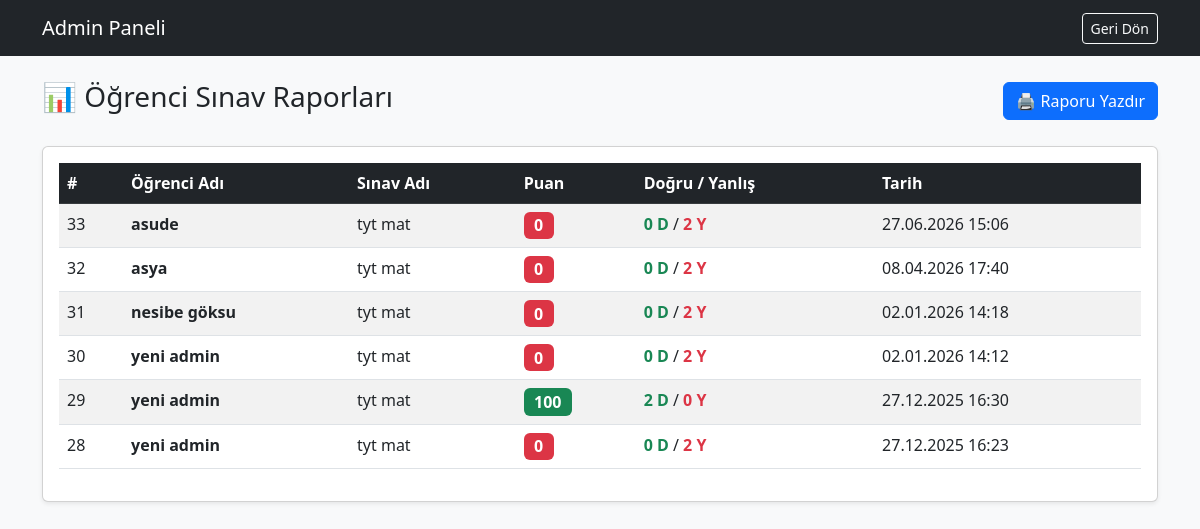
/results.php (signed in), run on the app's committed database.
### tables this page shows
CREATE TABLE `results` (
  `id` int(11) NOT NULL,
  `user_id` int(11) NOT NULL,
  `exam_id` int(11) NOT NULL,
  `score` int(11) NOT NULL,
  `correct_count` int(11) DEFAULT '0',
  `wrong_count` int(11) DEFAULT '0',
  `completed_at` timestamp NOT NULL DEFAULT CURRENT_TIMESTAMP,
  `created_at` timestamp NOT NULL DEFAULT CURRENT_TIMESTAMP
);

CREATE TABLE `users` (
  `id` int(11) NOT NULL,
  `username` varchar(50) NOT NULL,
  `email` varchar(100) NOT NULL,
  `password` varchar(255) NOT NULL,
  `role` enum('admin','student') DEFAULT 'student',
  `avatar` varchar(255) DEFAULT 'default.png',
  `created_at` timestamp NOT NULL DEFAULT CURRENT_TIMESTAMP,
  `school` varchar(100) DEFAULT 'Belirtilmedi',
  `class_level` varchar(50) DEFAULT 'Belirtilmedi',
  `profile_img` varchar(255) DEFAULT 'default',
  `reset_code` varchar(10) DEFAULT NULL,
  `avatar_path` varchar(255) DEFAULT NULL
);

CREATE TABLE `exams` (
  `id` int(11) NOT NULL,
  `category_id` int(11) NOT NULL,
  `title` varchar(255) NOT NULL,
  `slug` varchar(255) NOT NULL,
  `description` text,
  `duration` int(11) NOT NULL DEFAULT '30',
  `is_active` tinyint(1) DEFAULT '0',
  `created_at` timestamp NOT NULL DEFAULT CURRENT_TIMESTAMP,
  `category` varchar(20) DEFAULT 'Genel'
);

### results.php (the view, shortened to what this page needs)
<?php
require_once '../includes/db.php';
$query = "SELECT results.*, users.username, exams.title as exam_title
          FROM results
          JOIN users ON results.user_id = users.id
          JOIN exams ON results.exam_id = exams.id
          ORDER BY results.id DESC";
$stmt = $pdo->query($query);
$results = $stmt->fetchAll();
?>
<!DOCTYPE html>
<html lang="tr">
<head>
    <link href="https://cdn.jsdelivr.net/npm/bootstrap@5.3.0/dist/css/bootstrap.min.css" rel="stylesheet">
</head>
<body class="bg-light">
    <nav class="navbar navbar-dark bg-dark mb-4">
        <div class="container">
            <a class="navbar-brand" href="index.php">Admin Paneli</a>
            <a href="index.php" class="btn btn-outline-light btn-sm">Geri Dön</a>
        </div>
    </nav>
    <div class="container">
        <div class="d-flex justify-content-between align-items-center mb-4">
            <h3>📊 Öğrenci Sınav Raporları</h3>
            <button class="btn btn-primary" onclick="window.print()">🖨️ Raporu Yazdır</button>
        </div>
        <div class="card shadow-sm">
            <div class="card-body">
                <table class="table table-hover table-striped">
                    <thead class="table-dark">
                        <tr>
                            <th>#</th>
                            <th>Öğrenci Adı</th>
                            <th>Sınav Adı</th>
                            <th>Puan</th>
                            <th>Doğru / Yanlış</th>
                            <th>Tarih</th>
                        </tr>
                    </thead>
                    <tbody>
                        <?php foreach ($results as $row): ?>
                        <tr>
                            <td><?php echo $row['id']; ?></td>
                            <td class="fw-bold"><?php echo htmlspecialchars($row['username']); ?></td>
                            <td><?php echo htmlspecialchars($row['exam_title']); ?></td>
                            <td>
                                <?php if($row['score'] >= 50): ?>
                                    <span class="badge bg-success fs-6"><?php echo $row['score']; ?></span>
                                <?php else: ?>
                                    <span class="badge bg-danger fs-6"><?php echo $row['score']; ?></span>
                                <?php endif; ?>
                            </td>
                            <td>
                                <span class="text-success fw-bold"><?php echo $row['correct_count']; ?> D</span> /
                                <span class="text-danger fw-bold"><?php echo $row['wrong_count']; ?> Y</span>
                            </td>
                            <td><?php echo date("d.m.Y H:i", strtotime($row['completed_at'])); ?></td>
                        </tr>
                        <?php endforeach; ?>
                    </tbody>
                </table>
            </div>
        </div>
    </div>
</body>
</html>

### data on the page
results: id "33", user.username "asude", exam.title "tyt mat", score "0", correct_count "0", wrong_count "2", completed_at "27.06.2026 15:06"
results: id "32", user.username "asya", exam.title "tyt mat", score "0", correct_count "0", wrong_count "2", completed_at "08.04.2026 17:40"
results: id "31", user.username "nesibe göksu", exam.title "tyt mat", score "0", correct_count "0", wrong_count "2", completed_at "02.01.2026 14:18"
results: id "30", user.username "yeni admin", exam.title "tyt mat", score "0", correct_count "0", wrong_count "2", completed_at "02.01.2026 14:12"
results: id "29", user.username "yeni admin", exam.title "tyt mat", score "100", correct_count "2", wrong_count "0", completed_at "27.12.2025 16:30"
results: id "28", user.username "yeni admin", exam.title "tyt mat", score "0", correct_count "0", wrong_count "2", completed_at "27.12.2025 16:23"
